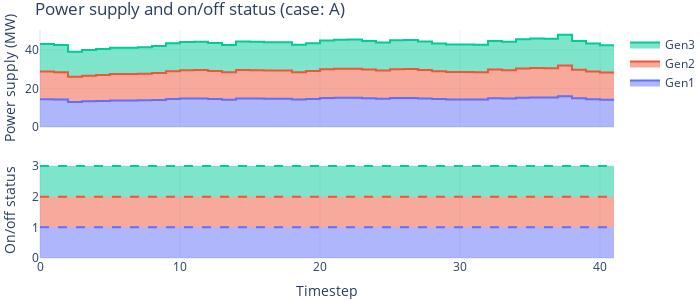

Notebook cell for this chart:
### Code cell
plots.plotter="plotly"
gts = [d for d,d_obj in simulator.optimiser.all_devices.items() if d_obj.dev_data.model in ["gasturbine","source_el"]]
fig=plots.plot_device_profile(sim_result,simulator.optimiser,devs=gts,filename=None,include_on_off=True, include_prep=False,devs_shareload=None)
fig.update_layout(autosize=False,width=700,height=300,margin=dict(l=0,r=0,t=30,b=0),template="plotly_white",
                 title="Power supply and on/off status (case: {})".format(case))
fig.show()

### Figure 1 — Plotly figure (JSON) as saved in the notebook; plotly's stock layout.template omitted (floating-point values rounded to 4 significant figures)
{"data": [{"legendgroup": "Gen1", "line": {"color": "#636efa", "shape": "hv"}, "name": "Gen1", "stackgroup": "P", "type": "scatter", "x": [0, 1, 2, 3, 4, 5, 6, 7, 8, 9, 10, 11, 12, 13, 14, 15, 16, 17, 18, 19, 20, 21, 22, 23, 24, 25, 26, 27, 28, 29, 30, 31, 32, 33, 34, 35, 36, 37, 38, 39, 40, 41], "xaxis": "x", "y": [14.34, 14.16, 12.98, 13.28, 13.46, 13.7, 13.71, 13.78, 13.98, 14.45, 14.68, 14.73, 14.51, 14.15, 14.76, 14.71, 14.64, 14.64, 14.2, 14.47, 14.96, 15.08, 15.1, 14.88, 14.61, 14.96, 15.03, 14.79, 14.43, 14.24, 14.24, 14.2, 14.87, 14.71, 15.14, 15.29, 15.24, 15.92, 14.84, 14.4, 14.13, 13.89], "yaxis": "y"}, {"legendgroup": "Gen1", "line": {"color": "#636efa", "dash": "dash", "shape": "hv"}, "name": "Gen1", "showlegend": false, "stackgroup": "ison", "type": "scatter", "x": [0, 1, 2, 3, 4, 5, 6, 7, 8, 9, 10, 11, 12, 13, 14, 15, 16, 17, 18, 19, 20, 21, 22, 23, 24, 25, 26, 27, 28, 29, 30, 31, 32, 33, 34, 35, 36, 37, 38, 39, 40, 41], "xaxis": "x2", "y": [1, 1, 1, 1, 1, 1, 1, 1, 1, 1, 1, 1, 1, 1, 1, 1, 1, 1, 1, 1, 1, 1, 1, 1, 1, 1, 1, 1, 1, 1, 1, 1, 1, 1, 1, 1, 1, 1, 1, 1, 1, 1], "yaxis": "y2"}, {"legendgroup": "Gen2", "line": {"color": "#EF553B", "shape": "hv"}, "name": "Gen2", "stackgroup": "P", "type": "scatter", "x": [0, 1, 2, 3, 4, 5, 6, 7, 8, 9, 10, 11, 12, 13, 14, 15, 16, 17, 18, 19, 20, 21, 22, 23, 24, 25, 26, 27, 28, 29, 30, 31, 32, 33, 34, 35, 36, 37, 38, 39, 40, 41], "xaxis": "x", "y": [14.34, 14.16, 12.98, 13.28, 13.46, 13.7, 13.71, 13.78, 13.98, 14.45, 14.68, 14.73, 14.51, 14.15, 14.76, 14.71, 14.64, 14.64, 14.2, 14.47, 14.96, 15.08, 15.1, 14.88, 14.61, 14.96, 15.03, 14.79, 14.43, 14.24, 14.24, 14.2, 14.87, 14.71, 15.14, 15.29, 15.24, 15.92, 14.84, 14.4, 14.13, 13.89], "yaxis": "y"}, {"legendgroup": "Gen2", "line": {"color": "#EF553B", "dash": "dash", "shape": "hv"}, "name": "Gen2", "showlegend": false, "stackgroup": "ison", "type": "scatter", "x": [0, 1, 2, 3, 4, 5, 6, 7, 8, 9, 10, 11, 12, 13, 14, 15, 16, 17, 18, 19, 20, 21, 22, 23, 24, 25, 26, 27, 28, 29, 30, 31, 32, 33, 34, 35, 36, 37, 38, 39, 40, 41], "xaxis": "x2", "y": [1, 1, 1, 1, 1, 1, 1, 1, 1, 1, 1, 1, 1, 1, 1, 1, 1, 1, 1, 1, 1, 1, 1, 1, 1, 1, 1, 1, 1, 1, 1, 1, 1, 1, 1, 1, 1, 1, 1, 1, 1, 1], "yaxis": "y2"}, {"legendgroup": "Gen3", "line": {"color": "#00cc96", "shape": "hv"}, "name": "Gen3", "stackgroup": "P", "type": "scatter", "x": [0, 1, 2, 3, 4, 5, 6, 7, 8, 9, 10, 11, 12, 13, 14, 15, 16, 17, 18, 19, 20, 21, 22, 23, 24, 25, 26, 27, 28, 29, 30, 31, 32, 33, 34, 35, 36, 37, 38, 39, 40, 41], "xaxis": "x", "y": [14.34, 14.16, 12.98, 13.28, 13.46, 13.7, 13.71, 13.78, 13.98, 14.45, 14.68, 14.73, 14.51, 14.15, 14.76, 14.71, 14.64, 14.64, 14.2, 14.47, 14.96, 15.08, 15.1, 14.88, 14.61, 14.96, 15.03, 14.79, 14.43, 14.24, 14.24, 14.2, 14.87, 14.71, 15.14, 15.29, 15.24, 15.92, 14.84, 14.4, 14.13, 13.89], "yaxis": "y"}, {"legendgroup": "Gen3", "line": {"color": "#00cc96", "dash": "dash", "shape": "hv"}, "name": "Gen3", "showlegend": false, "stackgroup": "ison", "type": "scatter", "x": [0, 1, 2, 3, 4, 5, 6, 7, 8, 9, 10, 11, 12, 13, 14, 15, 16, 17, 18, 19, 20, 21, 22, 23, 24, 25, 26, 27, 28, 29, 30, 31, 32, 33, 34, 35, 36, 37, 38, 39, 40, 41], "xaxis": "x2", "y": [1, 1, 1, 1, 1, 1, 1, 1, 1, 1, 1, 1, 1, 1, 1, 1, 1, 1, 1, 1, 1, 1, 1, 1, 1, 1, 1, 1, 1, 1, 1, 1, 1, 1, 1, 1, 1, 1, 1, 1, 1, 1], "yaxis": "y2"}], "layout": {"autosize": false, "height": 300, "legend": {"traceorder": "reversed"}, "margin": {"b": 0, "l": 0, "r": 0, "t": 30}, "title": {"text": "Power supply and on/off status (case: A)"}, "width": 700, "xaxis": {"anchor": "y", "domain": [0, 1], "matches": "x2", "showticklabels": false, "title": {"text": ""}}, "xaxis2": {"anchor": "y2", "domain": [0, 1], "title": {"text": "Timestep"}}, "yaxis": {"anchor": "x", "domain": [0.575, 1], "title": {"text": "Power supply (MW)"}}, "yaxis2": {"anchor": "x2", "domain": [0, 0.425], "title": {"text": "On/off status"}}}}
